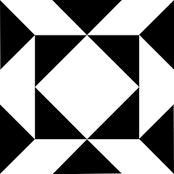
#> input picture Imagenes/blancoNegro.png, 174 x 174 px, shrunk from 225 x 225 before the run, found by its file name
$ jupyter execute main.ipynb
#> lines starting #> are read from the running program, lines starting #| are printed output that depends on the picture; after the words box and inside, x2 and y2 are one past the last pixel; in counts of white or black regions, pixels touching at a corner belong together
[cell 1]
import os
import cv2 #OpenCV
import numpy as np #Biblioteca Numerica
import matplotlib.pyplot as plt #Visualizaciones

[cell 2]
imagenes = [
    "../imagenes/blancoNegro.png",
    "../imagenes/figuraV.png",
    "../imagenes/figuraV2.jpg",
    "../imagenes/figures.jpg",
    "../imagenes/gato1.jpg",
]

[cell 3]
# Cruz 3x3
cruz_3x3 = np.array([
    [0, 1, 0],
    [1, 1, 1],
    [0, 1, 0]
], dtype=np.uint8)

# Diamante 5x5
diamante_5x5 = np.array([
    [0, 0, 1, 0, 0],
    [0, 1, 1, 1, 0],
    [1, 1, 1, 1, 1],
    [0, 1, 1, 1, 0],
    [0, 0, 1, 0, 0]
], dtype=np.uint8)

# Diamante 7x7 (corregido para que sea 7x7 real)
diamante_7x7 = np.array([
    [0, 0, 0, 1, 0, 0, 0],
    [0, 0, 1, 1, 1, 0, 0],
    [0, 1, 1, 1, 1, 1, 0],
    [1, 0, 1, 1, 1, 0, 1],
    [0, 1, 1, 1, 1, 1, 0],
    [0, 0, 1, 1, 1, 0, 0],
    [0, 0, 0, 1, 0, 0, 0]
], dtype=np.uint8)

# Barra vertical (5x1)
barra_vertical = np.array([
    [1],
    [1],
    [1],
    [1],
    [1]
], dtype=np.uint8)

# Barra horizontal (1x5)
barra_horizontal = np.array([
    [1, 1, 1, 1, 1]
], dtype=np.uint8)

# Patrón BlackWhiteBlack (1x3)
black_white_black = np.array([
    [0, 1, 0]
], dtype=np.uint8)

[cell 4]
def dilation(img, kernel):
    height, width = img.shape
    k_height, k_width = kernel.shape
    pad_height, pad_width = k_height // 2, k_width // 2

    # Salida inicializada en ceros
    output_img = np.zeros((height, width), dtype=np.uint8)

    # Buscar los índices donde hay valor 1 (zonas blancas)
    indices = np.argwhere(img == 1)

    for i, j in indices:
        # Calcular los rangos válidos de la imagen
        i_start = max(i - pad_height, 0)
        i_end   = min(i + pad_height + 1, height)
        j_start = max(j - pad_width, 0)
        j_end   = min(j + pad_width + 1, width)

        # Calcular los rangos válidos del kernel
        k_i_start = pad_height - (i - i_start)
        k_i_end   = k_height - (i + pad_height + 1 - i_end)
        k_j_start = pad_width - (j - j_start)
        k_j_end   = k_width - (j + pad_width + 1 - j_end)

        # Aplicar el kernel recortado en la región válida
        output_img[i_start:i_end, j_start:j_end] |= kernel[k_i_start:k_i_end, k_j_start:k_j_end]

    return np.where(output_img > 0, 1, 0)

[cell 5]
def erosion(img, kernel):
    kernel = np.array(kernel, dtype=np.uint8)
    height, width = img.shape
    k_height, k_width = kernel.shape
    pad_height, pad_width = k_height // 2, k_width // 2

    output_img = np.zeros((height, width), dtype=np.uint8)

    # Recorrer cada píxel de la imagen (evitar bordes si el kernel no cabe)
    for i in range(pad_height, height - pad_height):
        for j in range(pad_width, width - pad_width):
            # Región local de la imagen
            region = img[i - pad_height:i + pad_height + 1, j - pad_width:j + pad_width + 1]

            # Recortar kernel si está en borde
            if region.shape != kernel.shape:
                continue

            # Erosión: si todos los 1s del kernel coinciden con 1s en la imagen
            if np.array_equal(region[kernel == 1], kernel[kernel == 1]):
                output_img[i, j] = 1

    return output_img

[cell 6]
for path in imagenes:
    # Leer imagen en escala de grises
    image = cv2.imread(path, 0)
#> image is the input picture: shape (174, 174); min 0, max 255, mean 148.5

    # Binarizar con un umbral (por ejemplo, 127)
    _, binary = cv2.threshold(image, 127, 255, cv2.THRESH_BINARY)
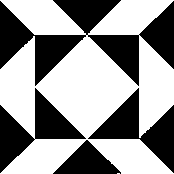
#> binary: shape (174, 174); 58.7% white; 4 black regions, box (x1, y1, x2, y2) and area: (0, 0, 174, 86) 6254, (0, 88, 86, 173) 2533, (88, 88, 174, 173) 2524, (53, 140, 121, 174) 1199

    # Normalizar binaria para trabajar con 0 y 1
    binary_norm = binary // 255

    # Aplicar dilatación y erosión
    dilated_img = dilation(binary_norm, black_white_black)
#> in dilation, `indices = np.argwhere(img == 1)`: indices = 17766 pairs, first value 0 to 173, second value 0 to 173
#> the loop in dilation, `for i, j in indices:` made 17766 passes
#> (j, j_start, j_end, k_j_start) on passes 1 to 3: (0, 0, 2, 1), (1, 0, 3, 0), (2, 1, 4, 0)
    eroded_img = erosion(binary_norm, black_white_black)
#> after the loop in erosion, `for i in range(pad_height, height - pad_height):`:
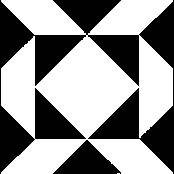
#> output_img: shape (174, 174); values 0 (black) and 1 (white), 58.4% white; 2 black regions, box (x1, y1, x2, y2) and area: (0, 0, 174, 174) 11387, (53, 140, 121, 174) 1199

    # Mostrar imágenes
    plt.figure(figsize=(12, 4))

    plt.subplot(1, 4, 1)
    plt.title("Original (Grises)")
    plt.imshow(image, cmap='gray')
    plt.axis('off')

    plt.subplot(1, 4, 2)
    plt.title("Binarizada")
    plt.imshow(binary, cmap='gray')
    plt.axis('off')

    plt.subplot(1, 4, 3)
    plt.title("Dilatada")
    plt.imshow(dilated_img, cmap='gray')
    plt.axis('off')

    plt.subplot(1, 4, 4)
    plt.title("Erosionada")
    plt.imshow(eroded_img, cmap='gray')
    plt.axis('off')

    plt.tight_layout()
    plt.show()
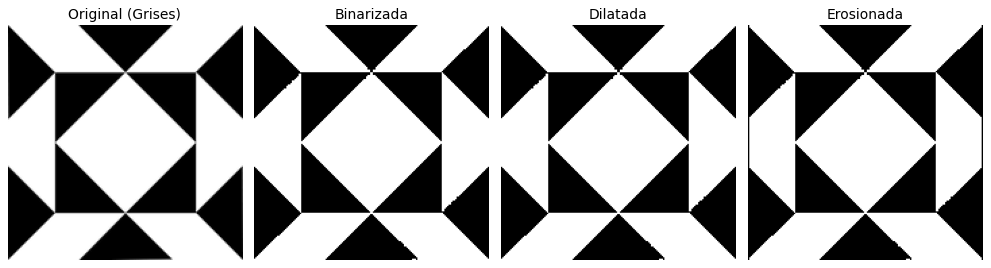
#> figure drawn by matplotlib, 4 panels

    # Imprimir matrices si lo deseas
    print("Matriz binarizada:")
    print(binary_norm)
#> (printed output is left out)

    print("\nMatriz dilatada:")
    print(dilated_img)
#> (printed output is left out)

    print("\nMatriz erosionada:")
    print(eroded_img)
#> (printed output is left out)
#> pass 2 of the loop `for path in imagenes:`:
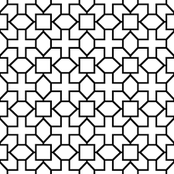
#> input picture Imagenes/figuraV.png, 174 x 174 px, shrunk from 225 x 225 before the run, found by its file name
#> image is the input picture: shape (174, 174); min 0, max 255, mean 196.2
#> `_, binary = cv2.threshold(image, 127, 255, cv2.THRESH_BINARY)`:
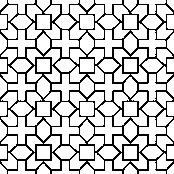
#> binary: shape (174, 174); 77.7% white; black in thin lines or dots
#> binary_norm: shape (174, 174); values 0 (black) and 1 (white), 77.7% white; black in thin lines or dots
#> the loop in dilation (call 2), `for i, j in indices:` made 23516 passes
#> j on passes 28 to 30: 28, 29, 30
#> `plt.show()`:
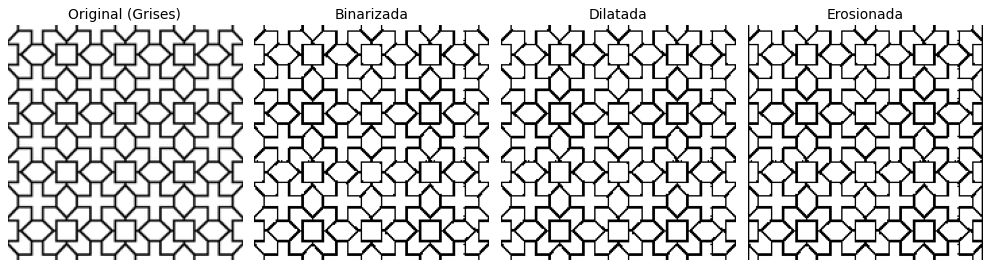
#> figure drawn by matplotlib, 4 panels
#> (printed output is left out)
#> (printed output is left out)
#> (printed output is left out)
#> pass 3 of the loop `for path in imagenes:`:
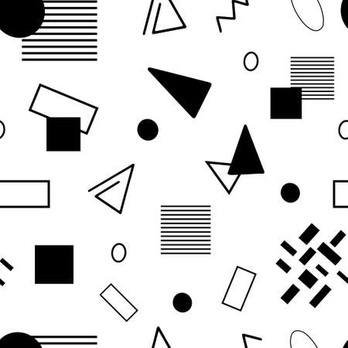
#> input picture Imagenes/figuraV2.jpg, 348 x 348 px, shrunk from 450 x 450 before the run, found by its file name
#> image is the input picture: shape (348, 348); min 0, max 255, mean 219.1
#> `_, binary = cv2.threshold(image, 127, 255, cv2.THRESH_BINARY)`:
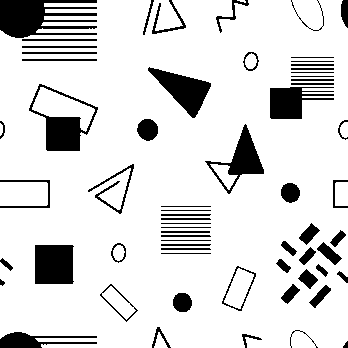
#> binary: shape (348, 348); 86.1% white; 65 black regions, largest, box (x1, y1, x2, y2) and area: (0, 0, 97, 38) 2324, (35, 245, 74, 284) 1484, (29, 84, 98, 151) 1483
#> `plt.show()`:
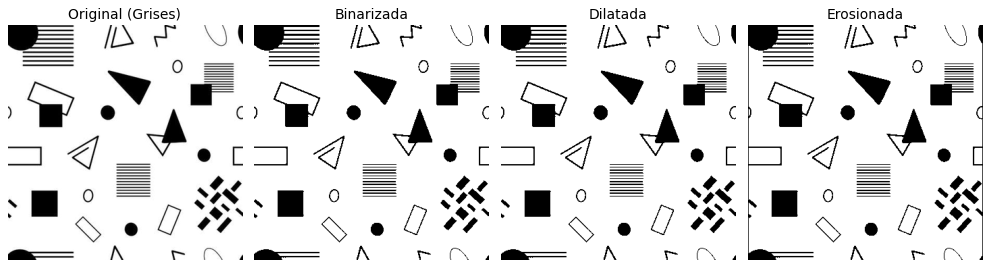
#> figure drawn by matplotlib, 4 panels
#> (printed output is left out)
#> (printed output is left out)
#> (printed output is left out)
#> the loop made 5 passes; the first 3 are shown
